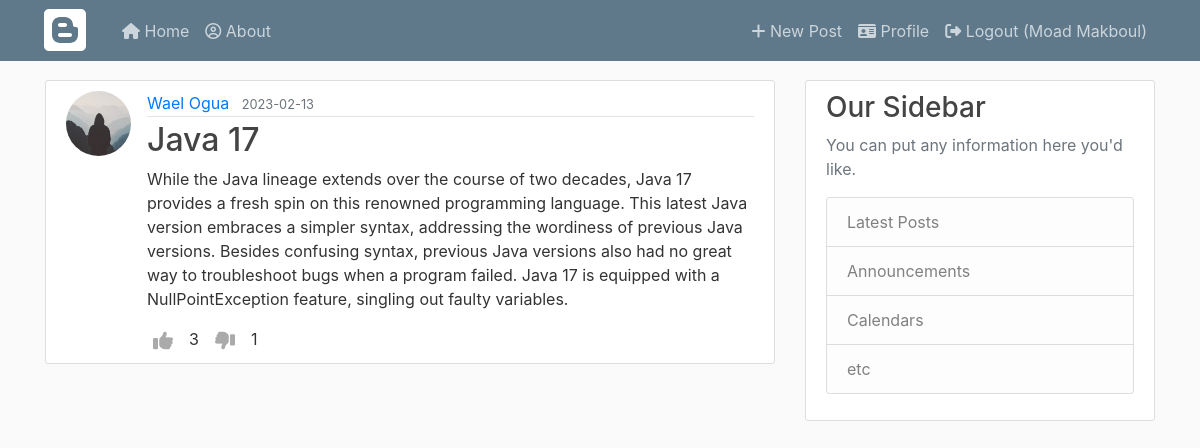
The app's page /post/13 (signed in) with its own data.
### flaskblog/models.py (models this page shows, shortened)
class User(db.Model, UserMixin, AnonymousUserMixin):
    id = db.Column(db.Integer, primary_key=True)
    username = db.Column(db.String(100), unique=True, nullable=False)
    email = db.Column(db.String(100), unique=True, nullable=False)
    image_file = db.Column(db.String(100), nullable=False, default='default.jpg')
    password = db.Column(db.String(100), nullable=False)
    joined_at = db.Column(db.DateTime(timezone=True), default=datetime.utcnow)
    posts = db.relationship('Post', backref='author', lazy=True)
    votes = db.relationship('Votes', backref='voter', lazy=True)

class Post(db.Model):
    id = db.Column(db.Integer, primary_key=True)
    title = db.Column(db.String(100), unique=True, nullable=False)
    date_posted = db.Column(db.DateTime(timezone=True), default=datetime.utcnow)
    content = db.Column(db.Text, nullable=False)
    user_id = db.Column(db.Integer, db.ForeignKey('user.id'), nullable=False)
    votes = db.relationship('Votes', backref='post', lazy=True)

### flaskblog/posts/routes.py (the view)
@posts.route("/post/<int:post_id>", methods=['GET', 'POST'])
@login_required
def post(post_id):
    post = Post.query.get_or_404(post_id)
    likes = get_likes()
    dislikes = get_dislikes()
    return render_template('post.html', title='Post', post=post, likes=likes, dislikes=dislikes)

### flaskblog/models.py (called while the page is built)
@login_manager.user_loader
def load_user(user_id):
    return User.query.get(int(user_id))

### flaskblog/users/utils.py (called while the page is built)
def get_likes():
    likes = {
        'liked_posts': {},
        'button_status': {}
    }
    votes = Votes.query.filter(Votes.like == 1)
    for vote in votes:
        likes['liked_posts'][vote.id] = vote.post_id
        if current_user.is_authenticated and current_user.id == vote.user_id:
            likes['button_status'][vote.post_id] = True
    total_votes = Counter(likes['liked_posts'].values())
    return total_votes, likes['button_status']

def get_dislikes():
    dislikes = {
        'disliked_posts': {},
        'button_status': {}
    }
    votes = Votes.query.filter(Votes.dislike == 1)
    for vote in votes:
        dislikes['disliked_posts'][vote.id] = vote.post_id
        if current_user.is_authenticated and current_user.id == vote.user_id:
            dislikes['button_status'][vote.post_id] = True
    total_votes = Counter(dislikes['disliked_posts'].values())
    return total_votes, dislikes['button_status']

### flaskblog/templates/post.html (shortened to what this page needs)
{% extends "layout.html" %}
{% block content %}
  <article class="media content-section">
    <img class="rounded-circle article-img" src="{{ url_for('static', filename='profile_images/' + post.author.image_file) }}">
    <div class="media-body">
      <div class="article-metadata">
        <a class="mr-2" href="{{ url_for('posts.user_posts', username=post.author.username) }}">{{ post.author.username }}</a>
        <small class="text-muted">{{ post.date_posted.strftime('%Y-%m-%d') }}</small>
      </div>
      <h2 class="article-title">{{ post.title }}</h2>
      <p class="article-content">{{ post.content }}</p>
      <div class="features">
        <button class="btn_like" id="green_{{post.id}}" type="submit"><i class="fa fa-thumbs-up fa-lg" aria-hidden="true"></i></button>
        <span id="likes_{{post.id}}">{{ likes[0][post.id] }}</span>
        <button class="btn_dislike" id="red_{{post.id}}" type="submit"><i id="thumbs-down" class="fa fa-thumbs-down fa-lg" aria-hidden="true"></i></button>
        <span id="dislikes_{{ post.id }}">{{ dislikes[0][post.id] }}</span>
      </div>
    </div>
  </article>
{% endblock content %}

### flaskblog/templates/layout.html (shortened to what this page needs)
<!DOCTYPE html>
<html lang="en">
<head>
    <link rel="stylesheet" href="https://maxcdn.bootstrapcdn.com/bootstrap/4.0.0/css/bootstrap.min.css">
    <link rel="stylesheet" type="text/css" href="{{ url_for('static', filename='main.css') }}">
</head>
<body>
    <header class="site-header">
        <nav class="navbar navbar-expand-md navbar-dark bg-steel fixed-top">
          <div class="container">
            <a class="navbar-brand mr-4" href="/"><div class="icons8-blogger"></div></a>
            <div class="collapse navbar-collapse" id="navbarToggle">
              <div class="navbar-nav mr-auto">
                <a class="nav-item nav-link" href="{{ url_for('main.home') }}"><i class="fa fa-home" aria-hidden="true"></i> Home</a>
                <a class="nav-item nav-link" href="{{ url_for('main.about') }}"><i class="fa fa-user-circle-o" aria-hidden="true"></i> About</a>
              </div>
              <div class="navbar-nav">
                {% if current_user.is_authenticated %}
                  <a class="nav-item nav-link" href="{{ url_for('posts.create_post') }}"><i class="fa fa-plus" aria-hidden="true"></i> New Post</a>
                  <a class="nav-item nav-link" href="{{ url_for('users.profile') }}"><i class="fa fa-id-card" aria-hidden="true"></i> Profile</a>
                  <a class="nav-item nav-link" href="{{ url_for('users.logout') }}"><i class="fa fa-sign-out" aria-hidden="true"></i> Logout ({{ current_user.username }})</a>
                {% else %}
                  <a class="nav-item nav-link" href="{{ url_for('users.login') }}"><i class="fa fa-sign-in" aria-hidden="true"></i> Login</a>
                  <a class="nav-item nav-link" href="{{ url_for('users.register_me') }}"><i class="fa fa-pencil-square-o" aria-hidden="true"></i> Register</a>
                {% endif %}
              </div>
            </div>
          </div>
        </nav>
    </header>
    <main role="main" class="container">
        <div class="row">
          <div class="col-md-8">
            {% block content %}{% endblock %}
          </div>
          <div class="col-md-4">
            <div class="content-section">
              <h3>Our Sidebar</h3>
              <p class='text-muted'>You can put any information here you'd like.
                <ul class="list-group">
                  <li class="list-group-item list-group-item-light">Latest Posts</li>
                  <li class="list-group-item list-group-item-light">Announcements</li>
                  <li class="list-group-item list-group-item-light">Calendars</li>
                  <li class="list-group-item list-group-item-light">etc</li>
                </ul>
              </p>
            </div>
          </div>
        </div>
    </main>
</body>
</html>

### flaskblog/static/main.css (style rules this page uses)
body { background: #fafafa; color: #333333; margin-top: 5rem; }
h1, h2, h3, h4, h5, h6 { color: #444444; }
.bg-steel { background-color: #5f788a; }
.site-header .navbar-nav .nav-link { color: #cbd5db; }
.content-section { background: #ffffff; padding: 10px 20px; border: 1px solid #dddddd; border-radius: 3px; margin-bottom: 20px; }
.article-title { color: #444444; }
.article-content { white-space: pre-line; }
.article-img { height: 65px; width: 65px; margin-right: 16px; }
.article-metadata { padding-bottom: 1px; margin-bottom: 4px; border-bottom: 1px solid #e3e3e3 }
.btn_like, .btn_dislike { color: #AAA; background-color: #ffffff; border: none; box-shadow: none; }
.features { display: flex; gap: 10px; }
.icons8-blogger { display: inline-block; width: 50px; height: 50px; background-size: 100%; margin-bottom: -15px; margin-top: -8px; margin-left: -5px; }
#thumbs-down { transform: scaleX(-1); margin-top: 10px; }

### records on screen
User: username "Moad Makboul"
User: image_file (placeholder picture), author.username "Wael Ogua"
Post: date_posted "2023-02-13", title "Java 17", content "While the Java lineage extends over the course of two decades, Java 17 provides a fresh spin on this renowned programming language. This latest Java version embraces a simpler syntax, addressing the wordiness of previous Java versions. Besides confusing syntax, previous Java versions also had no great way to troubleshoot bugs when a program failed. Java 17 is equipped with a NullPointException feature, singling out faulty variables."

### other values on screen
{{ likes[0][post.id] }} "3"
{{ dislikes[0][post.id] }} "1"
